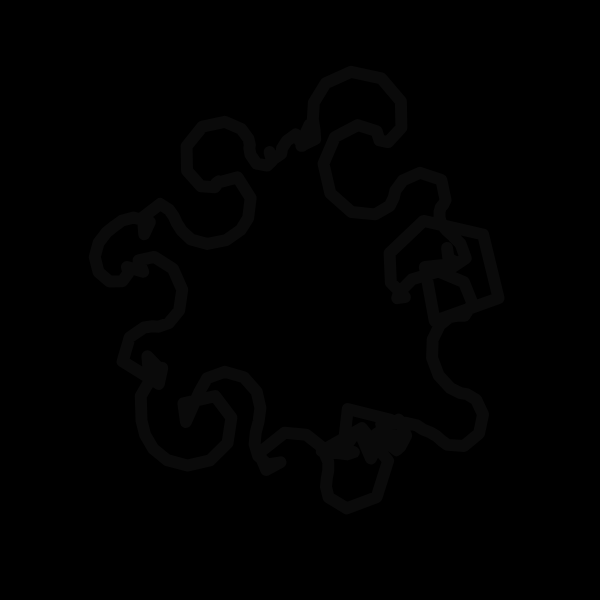
Frame 1 (no input)
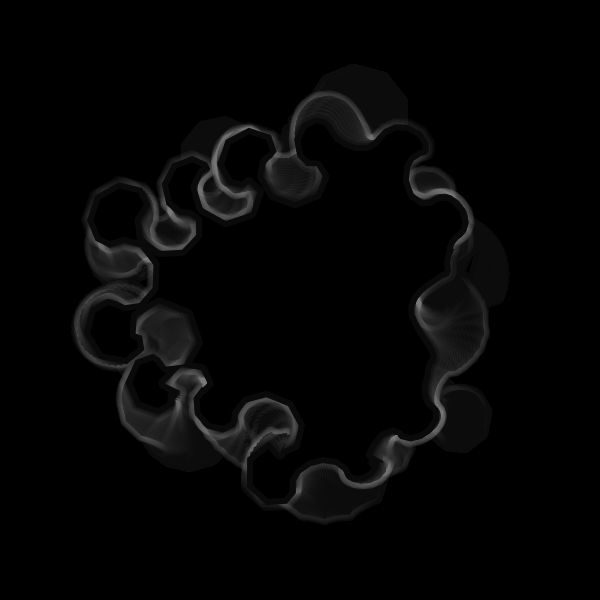
Frame 60 (no input)
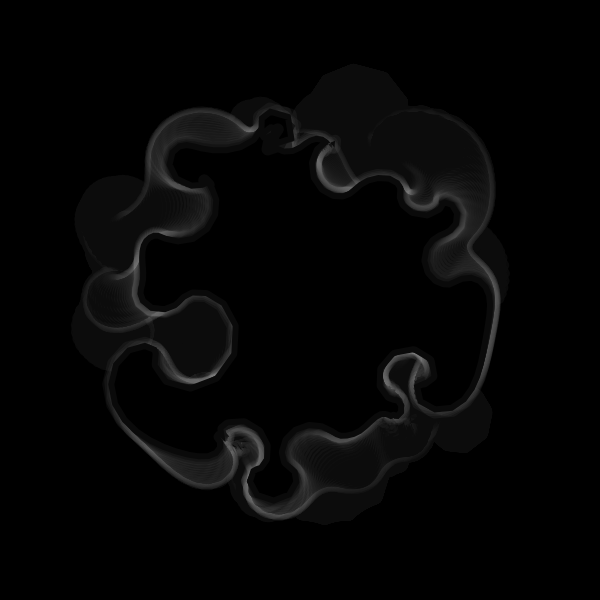
Frame 120 (the mouse pressed at the canvas centre since frame 60)

The p5.js sketch that drew these frames (run headless with seeded random() and noise() and a simulated clock; from frame 60 on, the mouse is pressed at the canvas centre):

// p5.js sketch
// ── sketch.js
//forked from kusakari 

let _aryLine = [];

let _minWidth;



function setObject() {
  _minWidth = min(width, height) * 0.8;
  strokeWeight(_minWidth/40);
  stroke(255);
  noFill();
  strokeJoin(ROUND);
  let numLine = 1;
  for (let i = 0; i < numLine; i++) {
    _aryLine[i] = new BendLine();
  }
}

function setup() {
  w = 600;
  var canvas;
    if(windowWidth>=600 && windowHeight >=600){
      canvas = createCanvas(600, 600);
    }
    else{
      canvas = createCanvas(windowWidth, windowHeight - 100);
    }

  var x = (windowWidth - width) / 2;
  var y = (windowHeight - height) / 2;

  canvas.position(x, y);
  background(0);
  setObject();
}



class BendLine {
  constructor() {
    this.r = _minWidth / 3;
    this.numPoints = 200;
    this.aryXy = [];
    for (let i = 0; i < this.numPoints; i++) {
      let ang = 2*PI / this.numPoints * i;
      this.aryXy[i] = createVector(this.r * cos(ang), this.r * sin(ang));
    }
    
    this.numBend = 10;
    this.aryRParameter = [];
    for (let i = 0; i < this.numBend; i++) {
      this.aryRParameter[i] = [this.r / 30 * 1**i, random(2*PI), 2*PI / random(100, 500)];//[max, init, speed]
    }
    this.aryinitAngParameter = [];
    for (let i = 0; i < this.numBend; i++) {
      this.aryinitAngParameter[i] = [2*PI, random(2*PI), 2*PI / random(200, 1000)];//[max, init, speed]
    }
    this.aryAngStep = [];
    for (let i = 0; i < this.numBend; i++) {
      this.aryAngStep[i] = 2*PI / this.numPoints * int(random(3, 8 + i));
    }
    this.numCycle = 4;
  }
  update() {
    this.updateR();
    this.updateInitAng();
    this.newAryXy = this.aryXy;
    for (let i = 0; i < this.numBend; i++) {
      this.newAryXy = bend(this.newAryXy, this.aryR[i], this.aryinitAng[i], this.aryAngStep[i], this.numCycle);
    }
  }
  updateR() {
    this.aryR = [];
    for (let i = 0; i < this.aryRParameter.length; i++) {
      this.aryR[i] = this.aryRParameter[i][0] * (sin(this.aryRParameter[i][1] + this.aryRParameter[i][2] * frameCount));
    }
  }
  updateInitAng() {
    this.aryinitAng = [];
    for (let i = 0; i < this.aryinitAngParameter.length; i++) {
      this.aryinitAng[i] = this.aryinitAngParameter[i][1] + this.aryinitAngParameter[i][0] * (cos(this.aryinitAngParameter[i][2] * frameCount));
    }
  }
  draw() {
    beginShape();
    for (let i = 0; i < this.newAryXy.length; i++) {
      vertex(this.newAryXy[i].x, this.newAryXy[i].y);
    }
    endShape(CLOSE);
  }
}

function bend(aryXy, r, initAng, angStep, numCycle) {
  let aryXy2 = aryXy;
  for (let j = 0; j < numCycle; j++) {
    let aryXyNew = [];
    for (let i = 0; i < aryXy2.length; i++) {
      let xy_1_2 = p5.Vector.sub(aryXy2[(i+1)%aryXy2.length], aryXy2[i]);
      let ang = initAng + angStep * i;
      xy_1_2.rotate(-PI/2).setMag(r * sin(ang));
      let xy = p5.Vector.add(aryXy2[i], xy_1_2);
      aryXyNew.push(xy);
    }
    aryXy2 = aryXyNew;
  }

  return aryXy2;
}

function draw() {
  background(0, 10);
  fill(0,0, 0)
  stroke(255, 10)
  translate(width/2, height/2);
  for (let i = 0; i < _aryLine.length; i++) {
    _aryLine[i].update();
    _aryLine[i].draw();
  }
}
